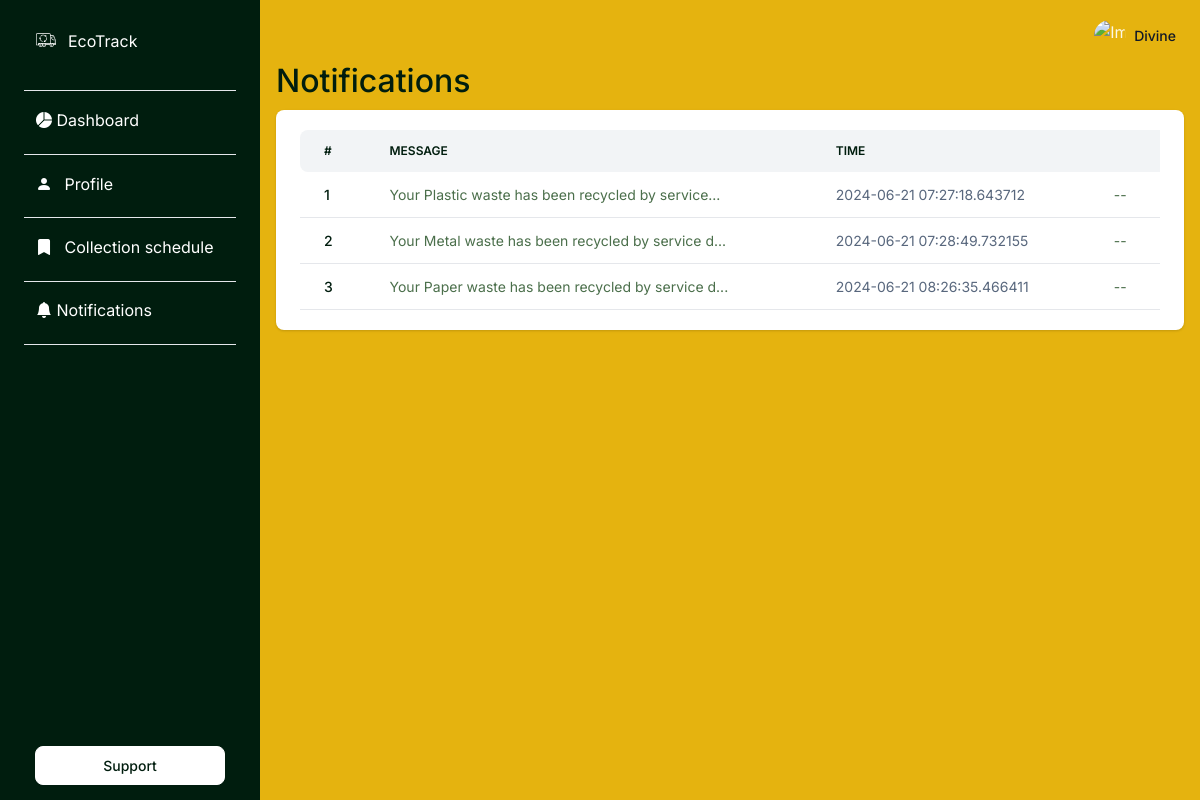
Page /me/notifications (signed in) on the committed database.
### apps/authentication/models.py (models this page shows, shortened)
class Users(db.Model, UserMixin):
    __tablename__ = 'Users'
    id = db.Column(db.Integer, primary_key=True)
    username = db.Column(db.String(64), unique=True)
    email = db.Column(db.String(64), unique=True)
    password = db.Column(db.LargeBinary)
    firstname = db.Column(db.String(64), nullable=True)
    lastname = db.Column(db.String(64), nullable=True)
    phone = db.Column(db.String(20), nullable=True)
    address = db.Column(db.String(128), nullable=True)
    city = db.Column(db.String(64), nullable=True)
    state = db.Column(db.String(32), nullable=True)
    zip_code = db.Column(db.String(10), nullable=True)
    role = db.Column(Enum(RoleEnum), nullable=False, default=RoleEnum.user)

### apps/notification/models.py (models this page shows)
class Notification(db.Model):
    id = db.Column(db.Integer, primary_key=True)
    user_id = db.Column(db.Integer, db.ForeignKey('Users.id'), nullable=False)
    message = db.Column(db.String(256), nullable=False)
    timestamp = db.Column(db.DateTime, default=datetime.utcnow)
    read = db.Column(db.Boolean, default=False)
    user = db.relationship('Users', backref='notifications')

### apps/notification/routes.py (the view)
@blueprint.route('/me/notifications', methods=['GET'])
@login_required
def get_notifications():
    notifications = Notification.query.filter_by(user_id=current_user.id).all()
    segment = get_segment(request)
    return render_template(
        'dashboard/notification.html',
        segment=segment,
        notifications=notifications
    )

### apps/__init__.py (called while the page is built)
def configure_database(app):
    @app.before_first_request
    def initialize_database():
        try:
            db.create_all()
        except Exception as e:
            print('> Error: DBMS Exception: ' + str(e))
            basedir = os.path.abspath(os.path.dirname(__file__))
            app.config['SQLALCHEMY_DATABASE_URI'] = 'sqlite:///' + \
                os.path.join(basedir, 'db.sqlite3')
            print('> Fallback to SQLite ')
            db.create_all()
    @app.teardown_request
    def shutdown_session(exception=None):
        db.session.remove()

### apps/authentication/models.py (called while the page is built)
@login_manager.user_loader
def user_loader(id):
    return Users.query.filter_by(id=id).first()

### apps/notification/routes.py (called while the page is built)
def get_segment(request):
    try:
        segment = request.path.split('/')[-1]
        if segment == '':
            segment = 'index'
        return segment
    except:
        return None

### apps/templates/dashboard/notification.html (shortened to what this page needs)
{% extends "layouts/base.html" %}
{% block stylesheets %}
<link
    rel="stylesheet"
    href="https://cdn.jsdelivr.net/npm/bootstrap-icons@1.11.1/font/bootstrap-icons.css"
/>
{% endblock stylesheets %}
{% block content %}
<div>
    <h2>Notifications</h2>
</div>
<div class="card border-0 shadow mb-4">
    <div class="card-body">
        <div class="table-responsive">
            <table class="table table-centered table-nowrap mb-0 rounded">
                <thead class="thead-light">
                    <tr>
                        <th class="border-0 rounded-start">#</th>
                        <th class="border-0">Message</th>
                        <th class="border-0">Time</th>
                        <th class="border-0"></th>
                    </tr>
                </thead>
                <tbody>
                    {% for notification in notifications %}
                    <tr>
                        <td><a href="#" class="text-primary fw-bold">{{ loop.index }}</a> </td>
                        <td>
                            {{ notification.message|truncate(50, True, '...') }}
                        </td>
                        <td>
                            <span class="text-muted">{{ notification.timestamp }}</span>
                        </td>
                        <td>
                            --
                        </td>
                    </tr>
                    {% endfor %}
                </tbody>
            </table>
        </div>
    </div>
</div>
{% endblock content %}

### apps/templates/includes/navigation.html (shortened to what this page needs)
<nav class="navbar navbar-top navbar-expand navbar-dashboard navbar-dark ps-0 pe-2 pb-0">
  <div class="container-fluid px-0">
    <div class="d-flex justify-content-between w-100" id="navbarSupportedContent">
      <ul class="navbar-nav align-items-center">
        <li class="nav-item dropdown ms-lg-3">
          <a class="nav-link dropdown-toggle pt-1 px-0" href="#" role="button" data-bs-toggle="dropdown" aria-expanded="false">
            <div class="media d-flex align-items-center">
              <img class="avatar rounded-circle" alt="Image placeholder" src="{{ config.ASSETS_ROOT }}/images/default/profile.jpeg">
              <div class="media-body ms-2 text-dark align-items-center d-none d-lg-block">
                <span class="mb-0 font-small fw-bold text-gray-900">
                  <strong>{{ current_user.username | capitalize }}</strong>
                </span>
              </div>
            </div>
          </a>
        </li>
      </ul>
    </div>
  </div>
</nav>

### rows in the picture
Users: username "Divine"
Notification: message "Your Plastic waste has been recycled by service...", timestamp "2024-06-21 07:27:18.643712"
Notification: message "Your Metal waste has been recycled by service d...", timestamp "2024-06-21 07:28:49.732155"
Notification: message "Your Paper waste has been recycled by service d...", timestamp "2024-06-21 08:26:35.466411"
